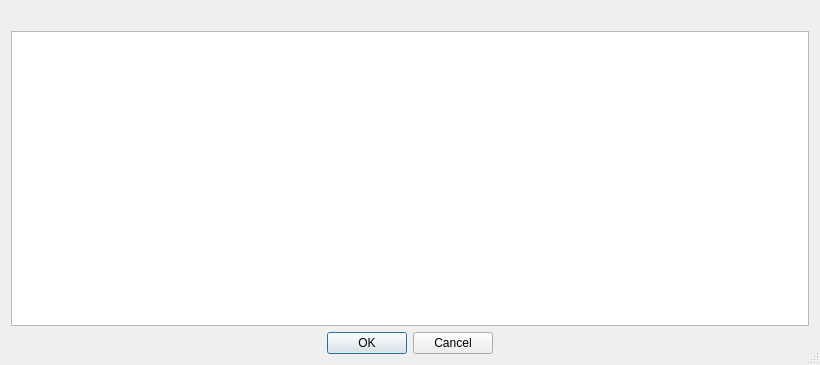
<?xml version="1.0" encoding="UTF-8"?>
<ui version="4.0">
 <class>PreviewSelectDialog</class>
 <widget class="QDialog" name="PreviewSelectDialog">
  <property name="windowModality">
   <enum>Qt::ApplicationModal</enum>
  </property>
  <property name="geometry">
   <rect>
    <x>0</x>
    <y>0</y>
    <width>820</width>
    <height>365</height>
   </rect>
  </property>
  <property name="sizePolicy">
   <sizepolicy hsizetype="Minimum" vsizetype="Preferred">
    <horstretch>0</horstretch>
    <verstretch>0</verstretch>
   </sizepolicy>
  </property>
  <property name="minimumSize">
   <size>
    <width>640</width>
    <height>280</height>
   </size>
  </property>
  <property name="windowTitle">
   <string>Preview selection</string>
  </property>
  <property name="sizeGripEnabled">
   <bool>true</bool>
  </property>
  <property name="modal">
   <bool>true</bool>
  </property>
  <layout class="QVBoxLayout">
   <item>
    <widget class="QLabel" name="infoLabel">
     <property name="textFormat">
      <enum>Qt::RichText</enum>
     </property>
     <property name="wordWrap">
      <bool>true</bool>
     </property>
    </widget>
   </item>
   <item>
    <widget class="QTreeView" name="previewList">
     <property name="lineWidth">
      <number>1</number>
     </property>
     <property name="sizeAdjustPolicy">
      <enum>QAbstractScrollArea::AdjustToContents</enum>
     </property>
     <property name="editTriggers">
      <set>QAbstractItemView::NoEditTriggers</set>
     </property>
     <property name="showDropIndicator" stdset="0">
      <bool>false</bool>
     </property>
     <property name="alternatingRowColors">
      <bool>true</bool>
     </property>
     <property name="textElideMode">
      <enum>Qt::ElideMiddle</enum>
     </property>
     <property name="indentation">
      <number>25</number>
     </property>
     <property name="rootIsDecorated">
      <bool>false</bool>
     </property>
     <property name="uniformRowHeights">
      <bool>true</bool>
     </property>
     <property name="itemsExpandable">
      <bool>false</bool>
     </property>
     <property name="sortingEnabled">
      <bool>true</bool>
     </property>
     <property name="expandsOnDoubleClick">
      <bool>false</bool>
     </property>
     <attribute name="headerHighlightSections">
      <bool>false</bool>
     </attribute>
     <attribute name="headerStretchLastSection">
      <bool>false</bool>
     </attribute>
    </widget>
   </item>
   <item>
    <widget class="QDialogButtonBox" name="buttonBox">
     <property name="standardButtons">
      <set>QDialogButtonBox::Cancel|QDialogButtonBox::Ok</set>
     </property>
     <property name="centerButtons">
      <bool>true</bool>
     </property>
    </widget>
   </item>
  </layout>
 </widget>
 <resources/>
 <connections>
  <connection>
   <sender>buttonBox</sender>
   <signal>rejected()</signal>
   <receiver>PreviewSelectDialog</receiver>
   <slot>reject()</slot>
   <hints>
    <hint type="sourcelabel">
     <x>399</x>
     <y>341</y>
    </hint>
    <hint type="destinationlabel">
     <x>399</x>
     <y>182</y>
    </hint>
   </hints>
  </connection>
 </connections>
</ui>
